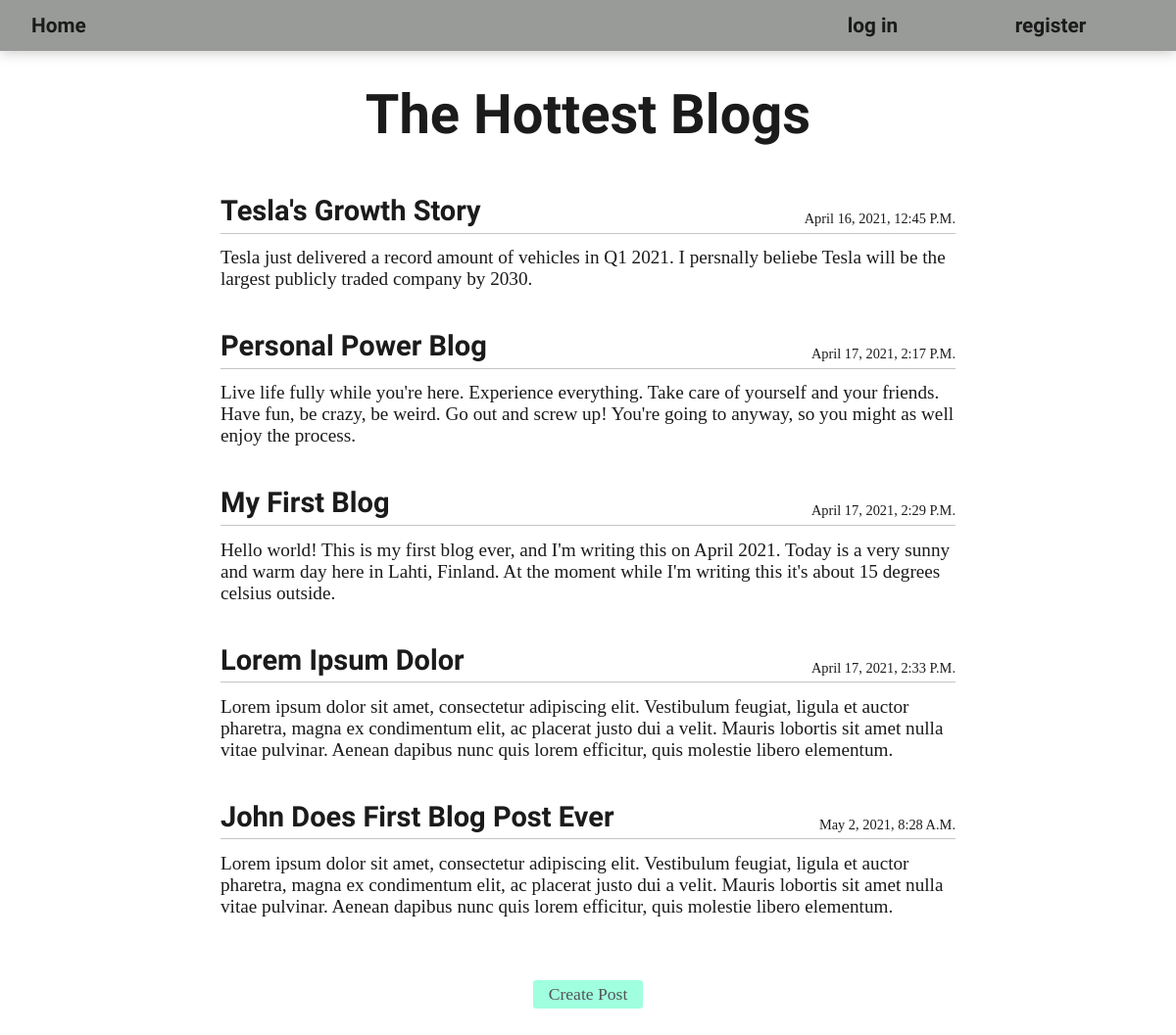
/, run on an earlier commit of the app's database.
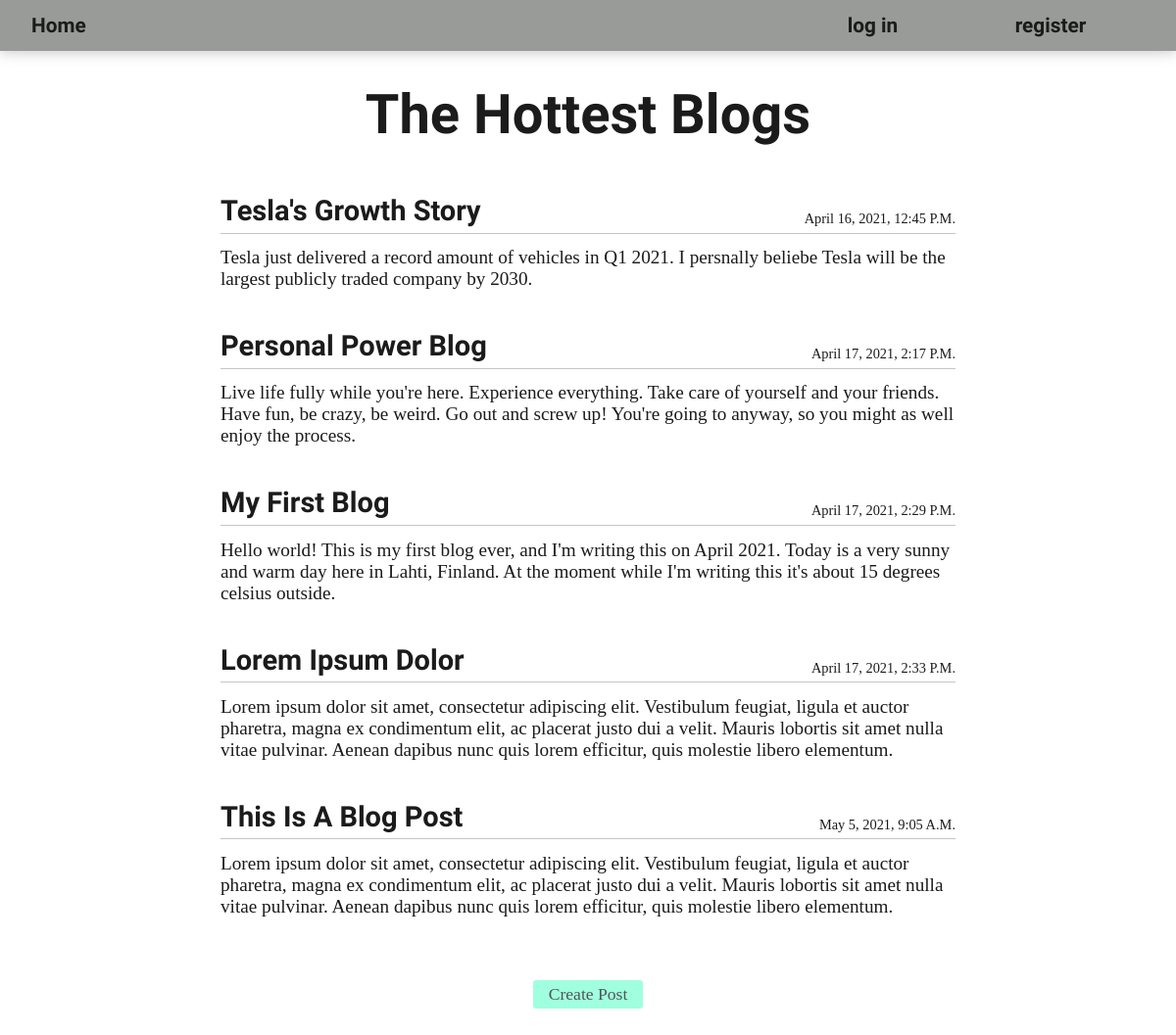
And on a later commit of the database.
### blogs/models.py (models this page shows)
class BlogPost(models.Model):
    title = models.CharField(max_length=50)
    text = models.TextField(max_length=300)
    date_added = models.DateTimeField(auto_now_add=True)
    owner = models.ForeignKey(User, on_delete=models.CASCADE)
    def __str__(self):
        return self.title

### blogs/views.py (the view)
# urls.py: path('', views.index, name='index'),
def index(request):
    blog_posts = BlogPost.objects.order_by('date_added')
    context = {'blog_posts': blog_posts}
    return render(request, 'blogs/index.html', context)

### templates/blogs/index.html (shortened to what this page needs)
{% extends 'base.html' %}
{% block content %}
    <div class="title-container">
        <h1>The Hottest Blogs</h1>
    </div>
    <div class="blog-items-container">
        {% for blog_post in blog_posts %}
        <div class="blog-item-container">
            <div class="blog-item-header">
                <div class="blog-header-right">
                    <h3>{{ blog_post }}</h3>
                    <p class="blog-timestamp">{{ blog_post.date_added }}</p>
                </div>
            </div>
            <div class="blog-item-text">
                {{ blog_post.text }}
            </div>
        </div>
        {% empty %}
            <h3 class="center-text">No posts have been posted yet.</h3>
        {% endfor %}
    </div>
    <div class="blog-items-footer">
        <a href="{% url 'blogs:new_blog' %}" class="btn">Create post</a>
    </div>
{% endblock content %}

### templates/base.html (shortened to what this page needs)
{% load static %}
<!DOCTYPE html>
<html lang="en">
<head>
    <link rel="stylesheet" href="{% static './css/styles.css' %}">
</head>
<body>
    <div class="navbar">
        <ul class="nav-links">
            <li>
                <a href="{% url 'blogs:index' %}">Home</a>
            </li>
        </ul>
        <ul class="nav-logins">
            {% if user.is_authenticated %}
                <li>
                    <a class="greetings">Hello, {{ user.username }}</a>
                </li>
                <li>
                    <a href="{% url 'users:logout' %}" class="logout">log out</a>
                </li>
            {% else %}
                <li>
                    <a href="{% url 'users:login' %}">log in</a>
                </li>
                <li>
                    <a href="{% url 'users:register' %}">register</a>
                </li>
            {% endif %}
        </ul>
    </div>
    <div class="container">
        {% block content %}{% endblock content %}
    </div>
</body>
</html>

### static/css/styles.css (style rules this page uses)
* { padding: 0; margin: 0; box-sizing: border-box; }
:root { --titleFont: 'Yeseva One', cursive; --mainFont: 'Bitter', serif; --mainBorderBottom: solid 1px rgba(27, 27, 27, 0.25); --mainBoxShadow: 0px 1px 13px 0px rgba(27, 27, 27, 0.25);; --clrDanger: #d92122; }
body { font-family: var(--mainFont); }
.navbar { position: fixed; top: 0; width: 100%; height: 3.25rem; font-family: var(--titleFont); box-shadow: var(--mainBoxShadow); background: #ababab; background: #989b97; padding: 0.35rem 1rem; display: flex; justify-content: space-between; align-items: center; user-select: none; z-index: 10; }
.nav-links, .nav-logins { padding: 0.35rem 1rem; list-style: none; }
.nav-logins { display: flex; justify-content: space-around; width: min(395px, 75%); }
.nav-links li a, .nav-logins li a { text-decoration: none; font-size: 1.3rem; font-weight: 600; color: #1b1b1b; transition: 0.2s ease; }
.container { margin: 0 auto; margin-top: 3.25rem; display: flex; flex-direction: column; min-height: 50vh; width: min(750px, 95vw); align-items: center; justify-content: center; }
.title-container { font-family: var(--titleFont); color: #1b1b1b; font-size: 1.75rem; text-transform: capitalize; margin: 2rem 0 3rem; user-select: none; }
.blog-items-container { display: flex; flex-direction: column; justify-content: center; width: 100%; color: #1b1b1b; margin-bottom: 1.5rem; }
.blog-item-container { margin-bottom: 2rem; padding-bottom: 0.5rem; }
.blog-item-header { font-family: var(--titleFont); display: flex; justify-content: space-between; align-items: flex-end; text-transform: capitalize; font-size: 1.55rem; margin-bottom: 0.85rem; padding-bottom: 0.35rem; border-bottom: var(--mainBorderBottom); }
.blog-header-right { display: flex; width: 100%; justify-content: space-between; align-items: flex-end; text-transform: capitalize; }
.blog-timestamp { font-family: var(--mainFont); font-size: 0.9rem; font-weight: 400; }
.blog-item-text { width: 100%; font-size: 1.2rem; }
.blog-items-footer { width: 100%; margin: 0 0 5rem; display: flex; justify-content: center; }
.btn { padding: 0.25rem 1rem; border: none; border-radius: 3px; background: aquamarine; color: #1b1b1b; font-family: var(--mainFont); font-size: 1.1rem; text-transform: capitalize; text-decoration: none; cursor: pointer; transition: 0.2s ease; filter: opacity(0.75); }

What changed in the data, as far as the page shows it:
removed BlogPost: title "John Does First Blog Post Ever", date_added "May 2, 2021, 8:28 A.m.", text "Lorem ipsum dolor sit amet, consectetur adipiscing elit. Vestibulum feugiat, ligula et auctor pharetra, magna ex condimentum elit, ac placerat justo dui a velit. Mauris lobortis sit amet nulla vitae pulvinar. Aenean dapibus nunc quis lorem efficitur, quis molestie libero elementum."
added BlogPost: title "This Is A Blog Post", date_added "May 5, 2021, 9:05 A.m.", text "Lorem ipsum dolor sit amet, consectetur adipiscing elit. Vestibulum feugiat, ligula et auctor pharetra, magna ex condimentum elit, ac placerat justo dui a velit. Mauris lobortis sit amet nulla vitae pulvinar. Aenean dapibus nunc quis lorem efficitur, quis molestie libero elementum."
